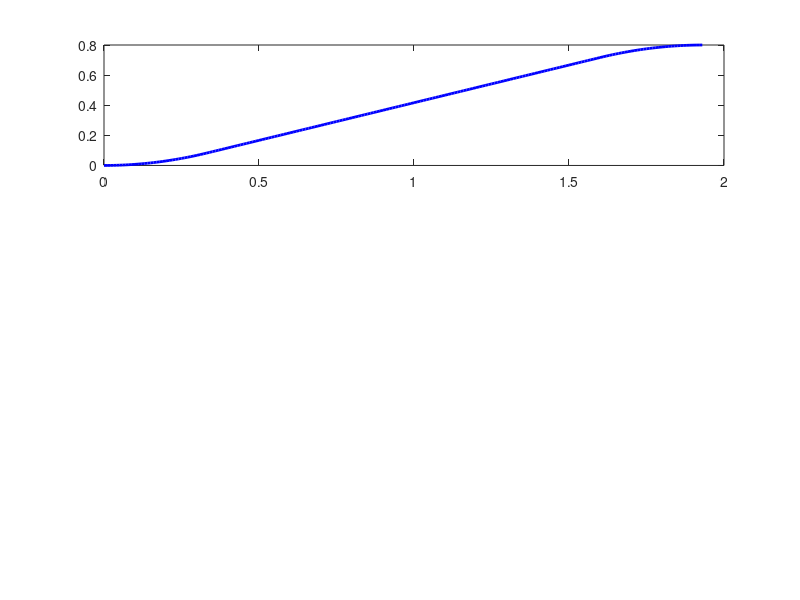

This chart was generated by the following MATLAB code: (Note: this script raises an error after producing the figure.)
clc; clear; close all;

% Given parameters
r = 0.5;                   % Radius of circular arc [m]
L = 0.8;                   % Arc length [m]
theta_i = atan(0.3/0.4);   % Initial angle [rad]

% Velocity and acceleration constraints
s_max_dot = 0.5;           % Maximum velocity [m/s]
s_max_ddot = 1.5;          % Maximum acceleration [m/s^2]

% Compute time phases
t1 = s_max_dot / s_max_ddot;   % Acceleration time [s]
s1 = 0.5 * s_max_ddot * t1^2;  % Distance covered in acceleration [m]
s2 = L - 2 * s1;               % Coasting distance [m]
t2 = s2 / s_max_dot;           % Coasting time [s]
T = 2*t1 + t2;                 % Total time [s]
display(T)

% Time vector
dt = 0.01;
t = 0:dt:T;
s = zeros(size(t));
dot_s = zeros(size(t));

% Compute s(t) profile
for i = 1:length(t)
    if t(i) < t1
        s(i) = 0.5 * s_max_ddot * t(i)^2;
        dot_s(i) = s_max_ddot * t(i);
    elseif t(i) < t1 + t2
        s(i) = s1 + s_max_dot * (t(i) - t1);
        dot_s(i) = s_max_dot;
    else
        tau = t(i) - (t1 + t2);
        s(i) = s1 + s2 + s_max_dot * tau - 0.5 * s_max_ddot * tau^2;
        dot_s(i) = s_max_dot - s_max_ddot * tau;
    end
end

% RP Robot trajectory
theta_a = theta_i + 2 * s;
dot_theta_a = 2 * dot_s;

% PP Robot trajectory
q1 = r * cos(theta_a) - 0.7;
q2 = r * sin(theta_a) - 0.6;
dot_q1 = -r * sin(theta_a) .* dot_s;
dot_q2 = r * cos(theta_a) .* dot_s;

% Plot results
figure;
subplot(3,1,1);
plot(t, s, 'b', 'LineWidth', 2);
hold on;
yline(L, '--r');
xlabel('Time [s]'); ylabel('s [m]'); title('Path Position s(t)');
grid on;

subplot(3,1,2);
plot(t, dot_s, 'r', 'LineWidth', 2);
hold on;
yline(s_max_dot, '--k');
xlabel('Time [s]'); ylabel('Velocity [m/s]'); title('Path Velocity \dot{s}(t)');
grid on;

subplot(3,1,3);
plot(t, dot_theta_a, 'g', 'LineWidth', 2);
hold on;
yline(1, '--k');
xlabel('Time [s]'); ylabel('\dot{\theta}_a [rad/s]'); title('RP Robot Joint Velocity');
grid on;

figure;
subplot(2,1,1);
plot(t, q1, 'b', t, q2, 'r', 'LineWidth', 2);
xlabel('Time [s]'); ylabel('Position [m]'); title('PP Robot Joint Positions q_1, q_2');
legend('q_1', 'q_2'); grid on;

subplot(2,1,2);
plot(t, dot_q1, 'b', t, dot_q2, 'r', 'LineWidth', 2);
xlabel('Time [s]'); ylabel('Velocity [m/s]'); title('PP Robot Joint Velocities');
legend('\dot{q}_1', '\dot{q}_2'); grid on;
